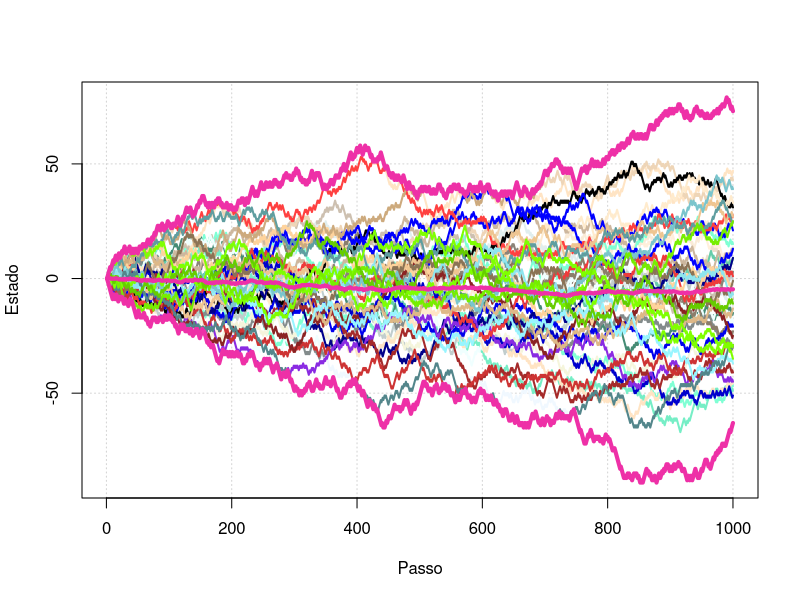
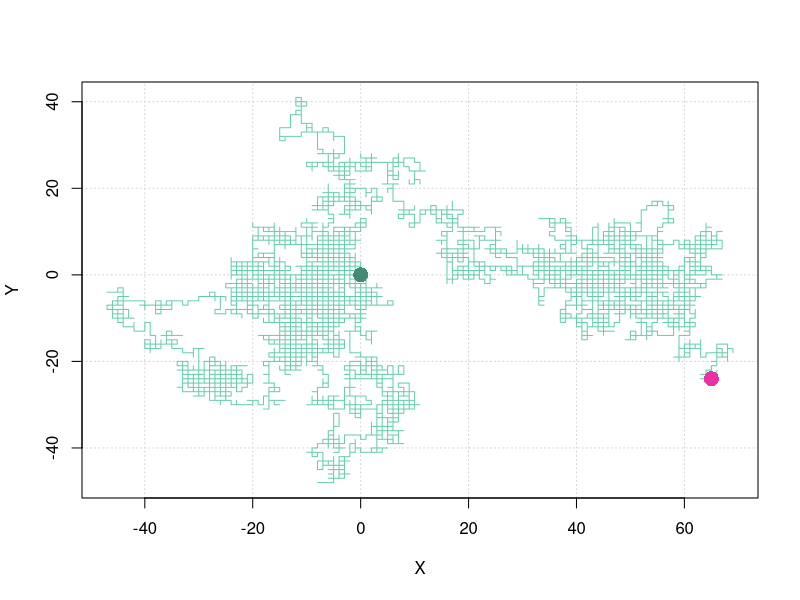

Reproduce these figures in R, in order.
# Parâmetros do processo
n.traj <- 50
p <- 0.5
n.passos <- 1000

# Semente
# set.seed(666)

# Definição da Matriz do passeio
passeio<- matrix(NA, nrow = n.passos, ncol=n.traj)

# Simulação das trajetorias
for(j in 1:n.traj)
{
  passeio[1,j]<-0
  for(i in 2:n.passos)
  {
    anterior<- passeio[i-1,j]
    passeio[i,j]<-ifelse(runif(1) < p, anterior+1, anterior-1)
  }
}
#cores<-c("#E69F00","#56B4E9","#009E73")
cores<-colours()[1:50]
# Gráfico de trajetoria
matplot(passeio, type="l", lty=1, lwd=2, col=cores, ylim=range(passeio),
        panel.first=grid(), xlab="Passo", ylab="Estado")

# Pontos dos estados

# for(k in 1:n.traj)
# {
#   points(1:n.passos, passeio[,k], pch=16, col=cores[k])
# }

media<-apply(passeio, MARGIN = 1, mean)
maxima<-apply(passeio, MARGIN = 1, max)
minima<-apply(passeio, MARGIN = 1, min)

lines(media, lwd=4, col="maroon2")
lines(maxima, lwd=4, col="maroon2")
lines(minima, lwd=4, col="maroon2")

# ---------------Passeio Aleatorio bidimencional--------------------------

# Parâmetros do processo

n.passos2D <- 1E4

# Especificação da semente
set.seed(607335)

# Matriz do passeio

passeio.bi<- matrix(NA, nrow = n.passos2D, ncol = 2)

# Ponto inicial

passeio.bi[1,]<-c(0,0)
# Cada linha é a coordenada de um passo

# Definição dos passos aleatórios
rpasso <- matrix(c(1,0,-1,0,0,1,0,-1), nrow=4, ncol=2, byrow=T) # Vai sortear essas linhas e somar na coordenada anterior

# Simulação das trajetórias

for( i in 2:n.passos2D)
{
  direcao<-sample(1:4,size=1)
  passeio.bi[i,]<- passeio.bi[i-1,] + rpasso[direcao, ]
}

# Grafico da trajetória
plot(x=passeio.bi[,1], y=passeio.bi[,2], type="l", col="aquamarine3",
     xlim = range(passeio.bi[,1]), ylim=range(passeio.bi[,2]),
     xlab="X", ylab="Y", panel.first = grid())

# Ponto inicial
points(cbind(passeio.bi[1,1], passeio.bi[1,2]), pch=16,
       col="aquamarine4", cex=2)

# Ponto final
points(cbind(passeio.bi[n.passos2D,1], passeio.bi[n.passos2D,2]), pch=16,
       col="maroon2", cex=2)

conta<-numeric(n.passos2D)
for(i in 1:n.passos2D)
{
  conta[i]<-passeio.bi[i,]==c(0,0)
}
sum(conta)


volta<-sapply(1:n.passos2D, FUN=function(x)sum(passeio.bi[x,1]==0 & passeio.bi[x,2]==0))

sum(volta)-1


# Simulação da media de coincidencias de datas de aniversário, quantas coincidencias têm

duplicated(c(1,2,3,1))

